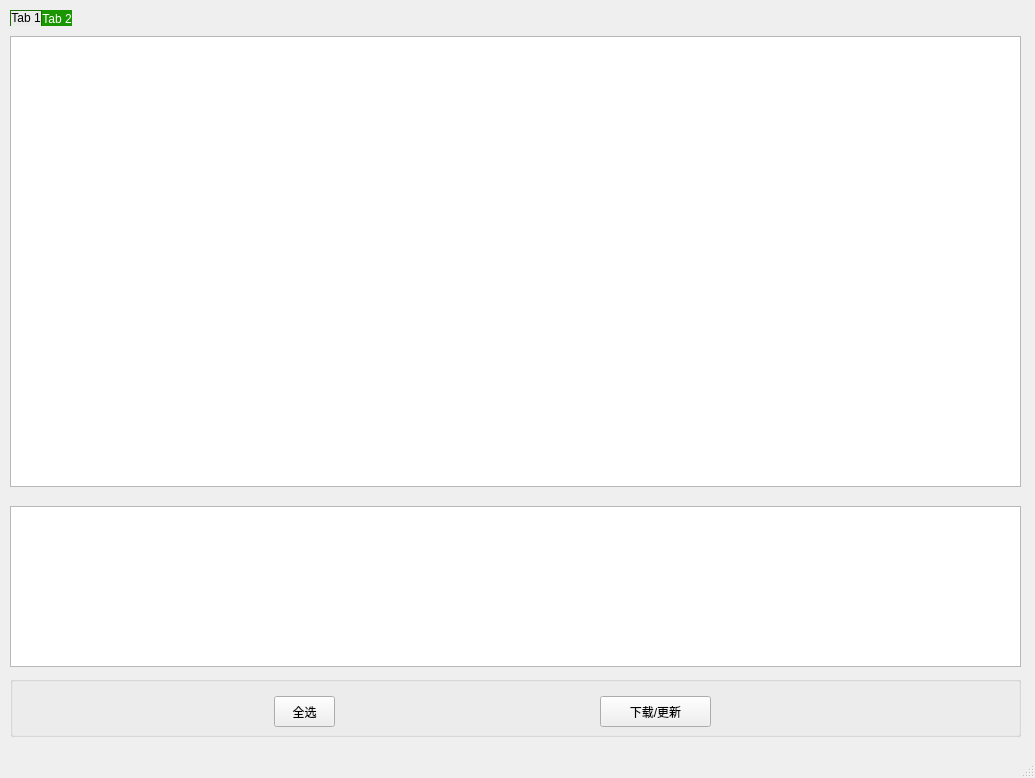
<?xml version="1.0" encoding="UTF-8"?>
<ui version="4.0">
 <class>MainWindow</class>
 <widget class="QMainWindow" name="MainWindow">
  <property name="geometry">
   <rect>
    <x>0</x>
    <y>0</y>
    <width>1035</width>
    <height>778</height>
   </rect>
  </property>
  <property name="windowTitle">
   <string>MainWindow</string>
  </property>
  <widget class="QWidget" name="centralwidget">
   <widget class="QTabWidget" name="tabWidget">
    <property name="geometry">
     <rect>
      <x>10</x>
      <y>10</y>
      <width>1021</width>
      <height>771</height>
     </rect>
    </property>
    <property name="styleSheet">
     <string notr="true">QTabWidget{background-color:transparent;}
QTabWidget::pane{border:2px;}
QTabWidget::tab-bar{alignment:left;}
QTabBar::tab{background:rgb(25, 150, 0);
                color:white;
                min-width:20ex;
                min-height:8ex;
				
				border-bottom-style:1px;
                }
QTabBar::tab:hover{background:grey;
                color:white;
                }
QTabBar::tab:selected{
                border-color: black;
                background:rgb(225, 225, 225, 50);
				border:1px groove rgb(25, 109, 0);
				border-bottom-style:0px;
                color:black;
                }</string>
    </property>
    <property name="currentIndex">
     <number>0</number>
    </property>
    <widget class="QWidget" name="tab">
     <attribute name="title">
      <string>Tab 1</string>
     </attribute>
     <widget class="QTableView" name="PluginsManager">
      <property name="geometry">
       <rect>
        <x>0</x>
        <y>10</y>
        <width>1011</width>
        <height>451</height>
       </rect>
      </property>
     </widget>
     <widget class="QPlainTextEdit" name="logPlainTextEdit">
      <property name="geometry">
       <rect>
        <x>0</x>
        <y>480</y>
        <width>1011</width>
        <height>161</height>
       </rect>
      </property>
      <property name="styleSheet">
       <string notr="true">font: 10pt &quot;微软雅黑&quot;;</string>
      </property>
     </widget>
     <widget class="QGroupBox" name="groupBox">
      <property name="geometry">
       <rect>
        <x>0</x>
        <y>650</y>
        <width>1011</width>
        <height>61</height>
       </rect>
      </property>
      <property name="title">
       <string/>
      </property>
      <widget class="QPushButton" name="FullSelectBtn">
       <property name="geometry">
        <rect>
         <x>264</x>
         <y>20</y>
         <width>61</width>
         <height>31</height>
        </rect>
       </property>
       <property name="text">
        <string>全选</string>
       </property>
      </widget>
      <widget class="QPushButton" name="DownloadBtn">
       <property name="geometry">
        <rect>
         <x>590</x>
         <y>20</y>
         <width>111</width>
         <height>31</height>
        </rect>
       </property>
       <property name="text">
        <string>下载/更新</string>
       </property>
      </widget>
     </widget>
    </widget>
    <widget class="QWidget" name="tab_2">
     <attribute name="title">
      <string>Tab 2</string>
     </attribute>
    </widget>
   </widget>
  </widget>
  <widget class="QMenuBar" name="menubar">
   <property name="geometry">
    <rect>
     <x>0</x>
     <y>0</y>
     <width>1035</width>
     <height>23</height>
    </rect>
   </property>
  </widget>
  <widget class="QStatusBar" name="statusbar"/>
 </widget>
 <resources/>
 <connections/>
</ui>
